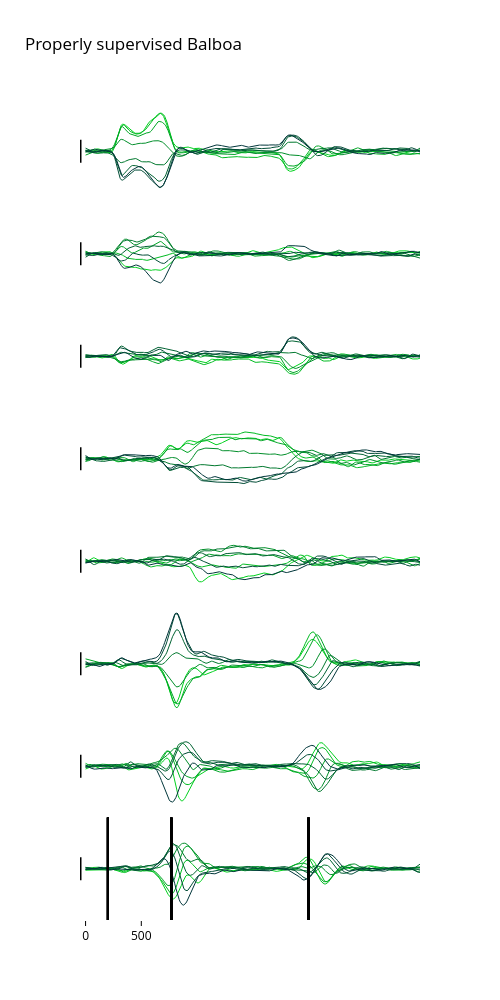

This figure's notebook cell:
### Code cell
import plotly.graph_objects as go
from plotly.subplots import make_subplots


g_cMap  = ['#00d01e', '#00ba22', '#00a426', '#008e2a', '#00782e', '#006232', '#004c36', '#00363a']

# define some useful time points
tgt_idx=20
move_idx=77
ret_idx=200
# range for y axis
yRange = [-1.8,1.8]
fig = make_subplots(rows=R_est,cols = 1,shared_xaxes = True,vertical_spacing = 0)

for ii in range(R_est):

    for jj in range(numConds):
        latTrace = go.Scatter(y = gProj_plot[:,jj,ii], line = go.scatter.Line(color = g_cMap[jj],width = 1),showlegend = False)
        fig.add_trace(latTrace,row = ii+1,col=1)
        if ii == (R_est-1):
            fig.add_vline(x = tgt_idx,row = ii+1,col = 1, line_color = 'black')
            fig.add_vline(x = move_idx,row = ii+1,col = 1, line_color = 'black')
            fig.add_vline(x = ret_idx,row = ii+1,col = 1, line_color = 'black')

            #
    # add a vertical line for scale
    scaleLine = go.Scatter(x = [-5,-5],y = [-0.4,0.4],showlegend = False,mode = 'lines',
                            line = go.scatter.Line(color = 'black',width = 3))
    fig.add_trace(scaleLine,row = ii+1,col = 1)


fig.update_layout(height = 1000,width =500,title = 'Properly supervised ' + monkName,title_font_color = 'black',
                  paper_bgcolor = 'white',
                  plot_bgcolor = 'white')
fig.update_yaxes(showgrid = False,zeroline = False,visible = False,range = yRange)
fig.update_xaxes(color = 'black',showgrid = False,zeroline = False,visible = False)
fig.update_xaxes(color = 'black',showgrid = False,zeroline = False,
                 ticks = 'outside',tickvals = [0,50],ticktext = ['0','500'],visible = True,row = R_est,col = 1)


# save
# fig.write_image(figDir + monkName + 'Gamal_' + str(R_est) + 'dims.pdf')
fig.show()

### Figure 1 — Plotly figure (JSON) as saved in the notebook; plotly's stock layout.template omitted (floating-point values rounded to 4 significant figures; data arrays with more than 128 entries replaced by an {"elided": "..."} marker saying what was removed)
{"data": [{"line": {"color": "#00d01e", "width": 1}, "showlegend": false, "type": "scatter", "xaxis": "x", "y": {"elided": "301 float values"}, "yaxis": "y"}, {"line": {"color": "#00ba22", "width": 1}, "showlegend": false, "type": "scatter", "xaxis": "x", "y": {"elided": "301 float values"}, "yaxis": "y"}, {"line": {"color": "#00a426", "width": 1}, "showlegend": false, "type": "scatter", "xaxis": "x", "y": {"elided": "301 float values"}, "yaxis": "y"}, {"line": {"color": "#008e2a", "width": 1}, "showlegend": false, "type": "scatter", "xaxis": "x", "y": {"elided": "301 float values"}, "yaxis": "y"}, {"line": {"color": "#00782e", "width": 1}, "showlegend": false, "type": "scatter", "xaxis": "x", "y": {"elided": "301 float values"}, "yaxis": "y"}, {"line": {"color": "#006232", "width": 1}, "showlegend": false, "type": "scatter", "xaxis": "x", "y": {"elided": "301 float values"}, "yaxis": "y"}, {"line": {"color": "#004c36", "width": 1}, "showlegend": false, "type": "scatter", "xaxis": "x", "y": {"elided": "301 float values"}, "yaxis": "y"}, {"line": {"color": "#00363a", "width": 1}, "showlegend": false, "type": "scatter", "xaxis": "x", "y": {"elided": "301 float values"}, "yaxis": "y"}, {"line": {"color": "black", "width": 3}, "mode": "lines", "showlegend": false, "type": "scatter", "x": [-5, -5], "xaxis": "x", "y": [-0.4, 0.4], "yaxis": "y"}, {"line": {"color": "#00d01e", "width": 1}, "showlegend": false, "type": "scatter", "xaxis": "x2", "y": {"elided": "301 float values"}, "yaxis": "y2"}, {"line": {"color": "#00ba22", "width": 1}, "showlegend": false, "type": "scatter", "xaxis": "x2", "y": {"elided": "301 float values"}, "yaxis": "y2"}, {"line": {"color": "#00a426", "width": 1}, "showlegend": false, "type": "scatter", "xaxis": "x2", "y": {"elided": "301 float values"}, "yaxis": "y2"}, {"line": {"color": "#008e2a", "width": 1}, "showlegend": false, "type": "scatter", "xaxis": "x2", "y": {"elided": "301 float values"}, "yaxis": "y2"}, {"line": {"color": "#00782e", "width": 1}, "showlegend": false, "type": "scatter", "xaxis": "x2", "y": {"elided": "301 float values"}, "yaxis": "y2"}, {"line": {"color": "#006232", "width": 1}, "showlegend": false, "type": "scatter", "xaxis": "x2", "y": {"elided": "301 float values"}, "yaxis": "y2"}, {"line": {"color": "#004c36", "width": 1}, "showlegend": false, "type": "scatter", "xaxis": "x2", "y": {"elided": "301 float values"}, "yaxis": "y2"}, {"line": {"color": "#00363a", "width": 1}, "showlegend": false, "type": "scatter", "xaxis": "x2", "y": {"elided": "301 float values"}, "yaxis": "y2"}, {"line": {"color": "black", "width": 3}, "mode": "lines", "showlegend": false, "type": "scatter", "x": [-5, -5], "xaxis": "x2", "y": [-0.4, 0.4], "yaxis": "y2"}, {"line": {"color": "#00d01e", "width": 1}, "showlegend": false, "type": "scatter", "xaxis": "x3", "y": {"elided": "301 float values"}, "yaxis": "y3"}, {"line": {"color": "#00ba22", "width": 1}, "showlegend": false, "type": "scatter", "xaxis": "x3", "y": {"elided": "301 float values"}, "yaxis": "y3"}, {"line": {"color": "#00a426", "width": 1}, "showlegend": false, "type": "scatter", "xaxis": "x3", "y": {"elided": "301 float values"}, "yaxis": "y3"}, {"line": {"color": "#008e2a", "width": 1}, "showlegend": false, "type": "scatter", "xaxis": "x3", "y": {"elided": "301 float values"}, "yaxis": "y3"}, {"line": {"color": "#00782e", "width": 1}, "showlegend": false, "type": "scatter", "xaxis": "x3", "y": {"elided": "301 float values"}, "yaxis": "y3"}, {"line": {"color": "#006232", "width": 1}, "showlegend": false, "type": "scatter", "xaxis": "x3", "y": {"elided": "301 float values"}, "yaxis": "y3"}, {"line": {"color": "#004c36", "width": 1}, "showlegend": false, "type": "scatter", "xaxis": "x3", "y": {"elided": "301 float values"}, "yaxis": "y3"}, {"line": {"color": "#00363a", "width": 1}, "showlegend": false, "type": "scatter", "xaxis": "x3", "y": {"elided": "301 float values"}, "yaxis": "y3"}, {"line": {"color": "black", "width": 3}, "mode": "lines", "showlegend": false, "type": "scatter", "x": [-5, -5], "xaxis": "x3", "y": [-0.4, 0.4], "yaxis": "y3"}, {"line": {"color": "#00d01e", "width": 1}, "showlegend": false, "type": "scatter", "xaxis": "x4", "y": {"elided": "301 float values"}, "yaxis": "y4"}, {"line": {"color": "#00ba22", "width": 1}, "showlegend": false, "type": "scatter", "xaxis": "x4", "y": {"elided": "301 float values"}, "yaxis": "y4"}, {"line": {"color": "#00a426", "width": 1}, "showlegend": false, "type": "scatter", "xaxis": "x4", "y": {"elided": "301 float values"}, "yaxis": "y4"}, {"line": {"color": "#008e2a", "width": 1}, "showlegend": false, "type": "scatter", "xaxis": "x4", "y": {"elided": "301 float values"}, "yaxis": "y4"}, {"line": {"color": "#00782e", "width": 1}, "showlegend": false, "type": "scatter", "xaxis": "x4", "y": {"elided": "301 float values"}, "yaxis": "y4"}, {"line": {"color": "#006232", "width": 1}, "showlegend": false, "type": "scatter", "xaxis": "x4", "y": {"elided": "301 float values"}, "yaxis": "y4"}, {"line": {"color": "#004c36", "width": 1}, "showlegend": false, "type": "scatter", "xaxis": "x4", "y": {"elided": "301 float values"}, "yaxis": "y4"}, {"line": {"color": "#00363a", "width": 1}, "showlegend": false, "type": "scatter", "xaxis": "x4", "y": {"elided": "301 float values"}, "yaxis": "y4"}, {"line": {"color": "black", "width": 3}, "mode": "lines", "showlegend": false, "type": "scatter", "x": [-5, -5], "xaxis": "x4", "y": [-0.4, 0.4], "yaxis": "y4"}, {"line": {"color": "#00d01e", "width": 1}, "showlegend": false, "type": "scatter", "xaxis": "x5", "y": {"elided": "301 float values"}, "yaxis": "y5"}, {"line": {"color": "#00ba22", "width": 1}, "showlegend": false, "type": "scatter", "xaxis": "x5", "y": {"elided": "301 float values"}, "yaxis": "y5"}, {"line": {"color": "#00a426", "width": 1}, "showlegend": false, "type": "scatter", "xaxis": "x5", "y": {"elided": "301 float values"}, "yaxis": "y5"}, {"line": {"color": "#008e2a", "width": 1}, "showlegend": false, "type": "scatter", "xaxis": "x5", "y": {"elided": "301 float values"}, "yaxis": "y5"}, {"line": {"color": "#00782e", "width": 1}, "showlegend": false, "type": "scatter", "xaxis": "x5", "y": {"elided": "301 float values"}, "yaxis": "y5"}, {"line": {"color": "#006232", "width": 1}, "showlegend": false, "type": "scatter", "xaxis": "x5", "y": {"elided": "301 float values"}, "yaxis": "y5"}, {"line": {"color": "#004c36", "width": 1}, "showlegend": false, "type": "scatter", "xaxis": "x5", "y": {"elided": "301 float values"}, "yaxis": "y5"}, {"line": {"color": "#00363a", "width": 1}, "showlegend": false, "type": "scatter", "xaxis": "x5", "y": {"elided": "301 float values"}, "yaxis": "y5"}, {"line": {"color": "black", "width": 3}, "mode": "lines", "showlegend": false, "type": "scatter", "x": [-5, -5], "xaxis": "x5", "y": [-0.4, 0.4], "yaxis": "y5"}, {"line": {"color": "#00d01e", "width": 1}, "showlegend": false, "type": "scatter", "xaxis": "x6", "y": {"elided": "301 float values"}, "yaxis": "y6"}, {"line": {"color": "#00ba22", "width": 1}, "showlegend": false, "type": "scatter", "xaxis": "x6", "y": {"elided": "301 float values"}, "yaxis": "y6"}, {"line": {"color": "#00a426", "width": 1}, "showlegend": false, "type": "scatter", "xaxis": "x6", "y": {"elided": "301 float values"}, "yaxis": "y6"}, {"line": {"color": "#008e2a", "width": 1}, "showlegend": false, "type": "scatter", "xaxis": "x6", "y": {"elided": "301 float values"}, "yaxis": "y6"}, {"line": {"color": "#00782e", "width": 1}, "showlegend": false, "type": "scatter", "xaxis": "x6", "y": {"elided": "301 float values"}, "yaxis": "y6"}, {"line": {"color": "#006232", "width": 1}, "showlegend": false, "type": "scatter", "xaxis": "x6", "y": {"elided": "301 float values"}, "yaxis": "y6"}, {"line": {"color": "#004c36", "width": 1}, "showlegend": false, "type": "scatter", "xaxis": "x6", "y": {"elided": "301 float values"}, "yaxis": "y6"}, {"line": {"color": "#00363a", "width": 1}, "showlegend": false, "type": "scatter", "xaxis": "x6", "y": {"elided": "301 float values"}, "yaxis": "y6"}, {"line": {"color": "black", "width": 3}, "mode": "lines", "showlegend": false, "type": "scatter", "x": [-5, -5], "xaxis": "x6", "y": [-0.4, 0.4], "yaxis": "y6"}, {"line": {"color": "#00d01e", "width": 1}, "showlegend": false, "type": "scatter", "xaxis": "x7", "y": {"elided": "301 float values"}, "yaxis": "y7"}, {"line": {"color": "#00ba22", "width": 1}, "showlegend": false, "type": "scatter", "xaxis": "x7", "y": {"elided": "301 float values"}, "yaxis": "y7"}, {"line": {"color": "#00a426", "width": 1}, "showlegend": false, "type": "scatter", "xaxis": "x7", "y": {"elided": "301 float values"}, "yaxis": "y7"}, {"line": {"color": "#008e2a", "width": 1}, "showlegend": false, "type": "scatter", "xaxis": "x7", "y": {"elided": "301 float values"}, "yaxis": "y7"}, {"line": {"color": "#00782e", "width": 1}, "showlegend": false, "type": "scatter", "xaxis": "x7", "y": {"elided": "301 float values"}, "yaxis": "y7"}, {"line": {"color": "#006232", "width": 1}, "showlegend": false, "type": "scatter", "xaxis": "x7", "y": {"elided": "301 float values"}, "yaxis": "y7"}, {"line": {"color": "#004c36", "width": 1}, "showlegend": false, "type": "scatter", "xaxis": "x7", "y": {"elided": "301 float values"}, "yaxis": "y7"}, {"line": {"color": "#00363a", "width": 1}, "showlegend": false, "type": "scatter", "xaxis": "x7", "y": {"elided": "301 float values"}, "yaxis": "y7"}, {"line": {"color": "black", "width": 3}, "mode": "lines", "showlegend": false, "type": "scatter", "x": [-5, -5], "xaxis": "x7", "y": [-0.4, 0.4], "yaxis": "y7"}, {"line": {"color": "#00d01e", "width": 1}, "showlegend": false, "type": "scatter", "xaxis": "x8", "y": {"elided": "301 float values"}, "yaxis": "y8"}, {"line": {"color": "#00ba22", "width": 1}, "showlegend": false, "type": "scatter", "xaxis": "x8", "y": {"elided": "301 float values"}, "yaxis": "y8"}, {"line": {"color": "#00a426", "width": 1}, "showlegend": false, "type": "scatter", "xaxis": "x8", "y": {"elided": "301 float values"}, "yaxis": "y8"}, {"line": {"color": "#008e2a", "width": 1}, "showlegend": false, "type": "scatter", "xaxis": "x8", "y": {"elided": "301 float values"}, "yaxis": "y8"}, {"line": {"color": "#00782e", "width": 1}, "showlegend": false, "type": "scatter", "xaxis": "x8", "y": {"elided": "301 float values"}, "yaxis": "y8"}, {"line": {"color": "#006232", "width": 1}, "showlegend": false, "type": "scatter", "xaxis": "x8", "y": {"elided": "301 float values"}, "yaxis": "y8"}, {"line": {"color": "#004c36", "width": 1}, "showlegend": false, "type": "scatter", "xaxis": "x8", "y": {"elided": "301 float values"}, "yaxis": "y8"}, {"line": {"color": "#00363a", "width": 1}, "showlegend": false, "type": "scatter", "xaxis": "x8", "y": {"elided": "301 float values"}, "yaxis": "y8"}, {"line": {"color": "black", "width": 3}, "mode": "lines", "showlegend": false, "type": "scatter", "x": [-5, -5], "xaxis": "x8", "y": [-0.4, 0.4], "yaxis": "y8"}], "layout": {"height": 1000, "paper_bgcolor": "white", "plot_bgcolor": "white", "shapes": [{"line": {"color": "black"}, "type": "line", "x0": 20, "x1": 20, "xref": "x8", "y0": 0, "y1": 1, "yref": "y8 domain"}, {"line": {"color": "black"}, "type": "line", "x0": 77, "x1": 77, "xref": "x8", "y0": 0, "y1": 1, "yref": "y8 domain"}, {"line": {"color": "black"}, "type": "line", "x0": 200, "x1": 200, "xref": "x8", "y0": 0, "y1": 1, "yref": "y8 domain"}, {"line": {"color": "black"}, "type": "line", "x0": 20, "x1": 20, "xref": "x8", "y0": 0, "y1": 1, "yref": "y8 domain"}, {"line": {"color": "black"}, "type": "line", "x0": 77, "x1": 77, "xref": "x8", "y0": 0, "y1": 1, "yref": "y8 domain"}, {"line": {"color": "black"}, "type": "line", "x0": 200, "x1": 200, "xref": "x8", "y0": 0, "y1": 1, "yref": "y8 domain"}, {"line": {"color": "black"}, "type": "line", "x0": 20, "x1": 20, "xref": "x8", "y0": 0, "y1": 1, "yref": "y8 domain"}, {"line": {"color": "black"}, "type": "line", "x0": 77, "x1": 77, "xref": "x8", "y0": 0, "y1": 1, "yref": "y8 domain"}, {"line": {"color": "black"}, "type": "line", "x0": 200, "x1": 200, "xref": "x8", "y0": 0, "y1": 1, "yref": "y8 domain"}, {"line": {"color": "black"}, "type": "line", "x0": 20, "x1": 20, "xref": "x8", "y0": 0, "y1": 1, "yref": "y8 domain"}, {"line": {"color": "black"}, "type": "line", "x0": 77, "x1": 77, "xref": "x8", "y0": 0, "y1": 1, "yref": "y8 domain"}, {"line": {"color": "black"}, "type": "line", "x0": 200, "x1": 200, "xref": "x8", "y0": 0, "y1": 1, "yref": "y8 domain"}, {"line": {"color": "black"}, "type": "line", "x0": 20, "x1": 20, "xref": "x8", "y0": 0, "y1": 1, "yref": "y8 domain"}, {"line": {"color": "black"}, "type": "line", "x0": 77, "x1": 77, "xref": "x8", "y0": 0, "y1": 1, "yref": "y8 domain"}, {"line": {"color": "black"}, "type": "line", "x0": 200, "x1": 200, "xref": "x8", "y0": 0, "y1": 1, "yref": "y8 domain"}, {"line": {"color": "black"}, "type": "line", "x0": 20, "x1": 20, "xref": "x8", "y0": 0, "y1": 1, "yref": "y8 domain"}, {"line": {"color": "black"}, "type": "line", "x0": 77, "x1": 77, "xref": "x8", "y0": 0, "y1": 1, "yref": "y8 domain"}, {"line": {"color": "black"}, "type": "line", "x0": 200, "x1": 200, "xref": "x8", "y0": 0, "y1": 1, "yref": "y8 domain"}, {"line": {"color": "black"}, "type": "line", "x0": 20, "x1": 20, "xref": "x8", "y0": 0, "y1": 1, "yref": "y8 domain"}, {"line": {"color": "black"}, "type": "line", "x0": 77, "x1": 77, "xref": "x8", "y0": 0, "y1": 1, "yref": "y8 domain"}, {"line": {"color": "black"}, "type": "line", "x0": 200, "x1": 200, "xref": "x8", "y0": 0, "y1": 1, "yref": "y8 domain"}, {"line": {"color": "black"}, "type": "line", "x0": 20, "x1": 20, "xref": "x8", "y0": 0, "y1": 1, "yref": "y8 domain"}, {"line": {"color": "black"}, "type": "line", "x0": 77, "x1": 77, "xref": "x8", "y0": 0, "y1": 1, "yref": "y8 domain"}, {"line": {"color": "black"}, "type": "line", "x0": 200, "x1": 200, "xref": "x8", "y0": 0, "y1": 1, "yref": "y8 domain"}], "title": {"font": {"color": "black"}, "text": "Properly supervised Balboa"}, "width": 500, "xaxis": {"anchor": "y", "color": "black", "domain": [0, 1], "matches": "x8", "showgrid": false, "showticklabels": false, "visible": false, "zeroline": false}, "xaxis2": {"anchor": "y2", "color": "black", "domain": [0, 1], "matches": "x8", "showgrid": false, "showticklabels": false, "visible": false, "zeroline": false}, "xaxis3": {"anchor": "y3", "color": "black", "domain": [0, 1], "matches": "x8", "showgrid": false, "showticklabels": false, "visible": false, "zeroline": false}, "xaxis4": {"anchor": "y4", "color": "black", "domain": [0, 1], "matches": "x8", "showgrid": false, "showticklabels": false, "visible": false, "zeroline": false}, "xaxis5": {"anchor": "y5", "color": "black", "domain": [0, 1], "matches": "x8", "showgrid": false, "showticklabels": false, "visible": false, "zeroline": false}, "xaxis6": {"anchor": "y6", "color": "black", "domain": [0, 1], "matches": "x8", "showgrid": false, "showticklabels": false, "visible": false, "zeroline": false}, "xaxis7": {"anchor": "y7", "color": "black", "domain": [0, 1], "matches": "x8", "showgrid": false, "showticklabels": false, "visible": false, "zeroline": false}, "xaxis8": {"anchor": "y8", "color": "black", "domain": [0, 1], "showgrid": false, "ticks": "outside", "ticktext": ["0", "500"], "tickvals": [0, 50], "visible": true, "zeroline": false}, "yaxis": {"anchor": "x", "domain": [0.875, 1], "range": [-1.8, 1.8], "showgrid": false, "visible": false, "zeroline": false}, "yaxis2": {"anchor": "x2", "domain": [0.75, 0.875], "range": [-1.8, 1.8], "showgrid": false, "visible": false, "zeroline": false}, "yaxis3": {"anchor": "x3", "domain": [0.625, 0.75], "range": [-1.8, 1.8], "showgrid": false, "visible": false, "zeroline": false}, "yaxis4": {"anchor": "x4", "domain": [0.5, 0.625], "range": [-1.8, 1.8], "showgrid": false, "visible": false, "zeroline": false}, "yaxis5": {"anchor": "x5", "domain": [0.375, 0.5], "range": [-1.8, 1.8], "showgrid": false, "visible": false, "zeroline": false}, "yaxis6": {"anchor": "x6", "domain": [0.25, 0.375], "range": [-1.8, 1.8], "showgrid": false, "visible": false, "zeroline": false}, "yaxis7": {"anchor": "x7", "domain": [0.125, 0.25], "range": [-1.8, 1.8], "showgrid": false, "visible": false, "zeroline": false}, "yaxis8": {"anchor": "x8", "domain": [0, 0.125], "range": [-1.8, 1.8], "showgrid": false, "visible": false, "zeroline": false}}}
